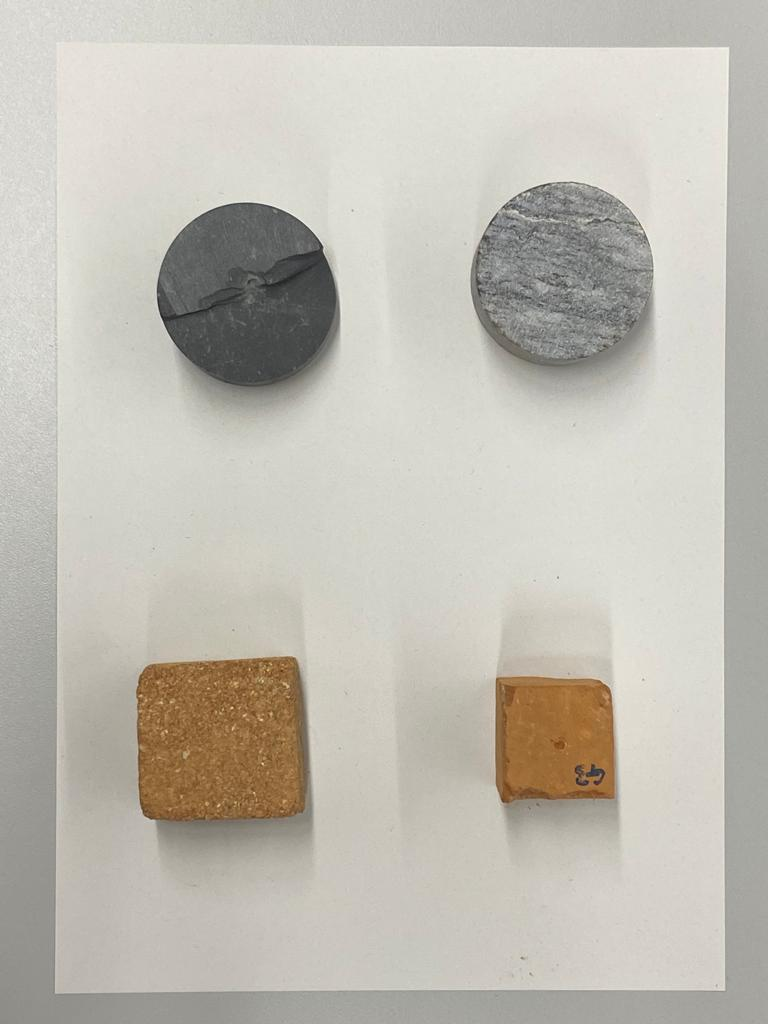
#> input picture images_original/test_1.jpg, 768 x 1024 px, found by its file name
$ python ORB.py
#> lines starting #> are read from the running program, lines starting #| are printed output that depends on the picture
import cv2

# Read the image and convert to grayscale
image = cv2.imread('images/test_1.jpg')
#> image is the input picture: shape (1024, 768, 3); mean B, G, R 180, 189.2, 192.9
gray_image = cv2.cvtColor(image, cv2.COLOR_BGR2GRAY)
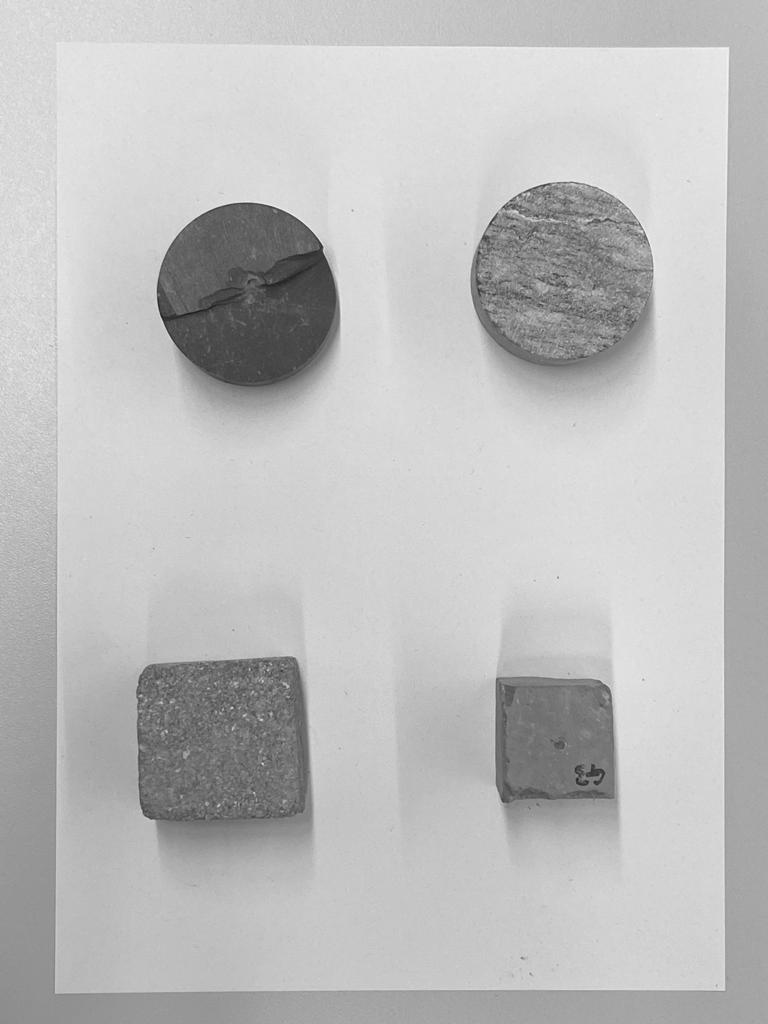
#> gray_image: shape (1024, 768); min 27, max 250, mean 189.3

# Applying Oriented FAST and Rotated Brief
orb = cv2.ORB_create(nfeatures=2000)
kp, des = orb.detectAndCompute(gray_image, None)
#> kp = 1649 keypoints; strongest (x, y, size): (524, 194, 31), (520, 194, 31), (490, 223, 31), (503, 207, 31)

# Drawing the keypoints
kp_image = cv2.drawKeypoints(image, kp, None, color=(0, 255, 0), flags=0)
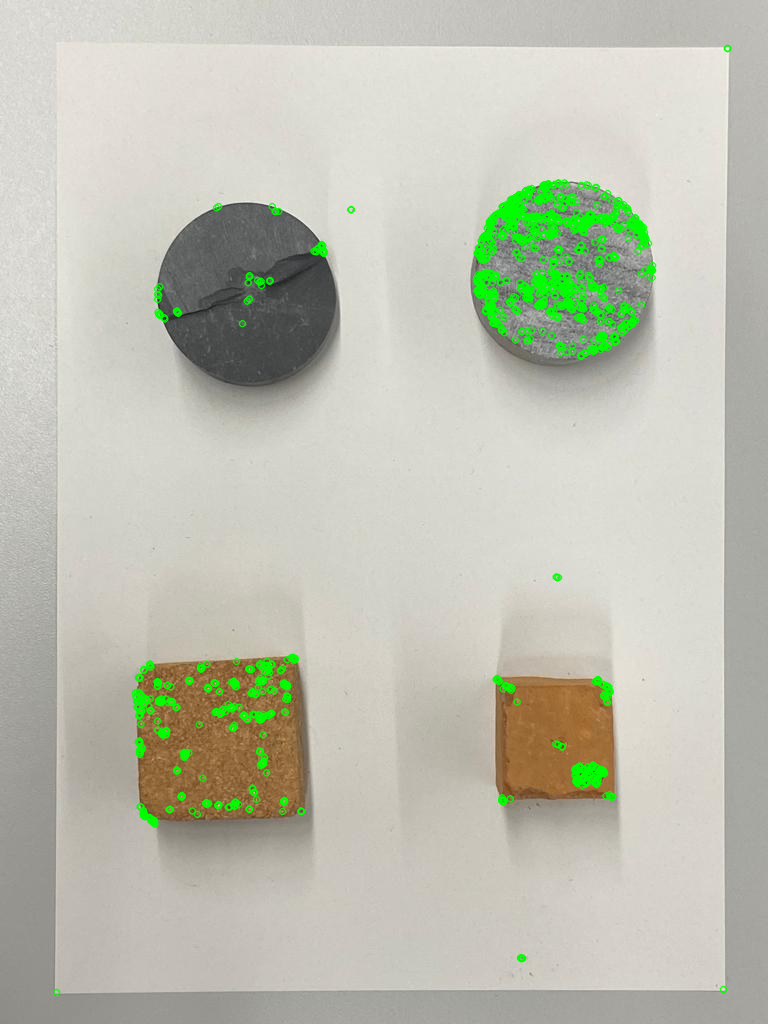
#> kp_image: shape (1024, 768, 3); mean B, G, R 177.5, 192, 189.9

# Show the results
cv2.imshow('ORB', kp_image)
cv2.waitKey()
